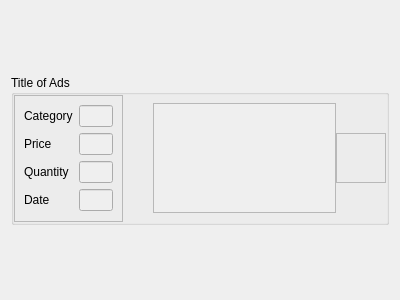
<?xml version="1.0" encoding="UTF-8"?>
<ui version="4.0">
 <class>AdsLayout</class>
 <widget class="QWidget" name="AdsLayout">
  <property name="geometry">
   <rect>
    <x>0</x>
    <y>0</y>
    <width>400</width>
    <height>300</height>
   </rect>
  </property>
  <property name="windowTitle">
   <string>Form</string>
  </property>
  <layout class="QHBoxLayout" name="horizontalLayout">
   <item>
    <widget class="QGroupBox" name="Box_Ads">
     <property name="minimumSize">
      <size>
       <width>0</width>
       <height>150</height>
      </size>
     </property>
     <property name="maximumSize">
      <size>
       <width>16777215</width>
       <height>150</height>
      </size>
     </property>
     <property name="title">
      <string>Title of Ads</string>
     </property>
     <layout class="QHBoxLayout" name="horizontalLayout_2">
      <property name="spacing">
       <number>0</number>
      </property>
      <property name="leftMargin">
       <number>0</number>
      </property>
      <property name="topMargin">
       <number>0</number>
      </property>
      <property name="rightMargin">
       <number>0</number>
      </property>
      <property name="bottomMargin">
       <number>0</number>
      </property>
      <item>
       <widget class="QFrame" name="frame_2">
        <property name="frameShape">
         <enum>QFrame::StyledPanel</enum>
        </property>
        <property name="frameShadow">
         <enum>QFrame::Raised</enum>
        </property>
        <layout class="QGridLayout" name="gridLayout">
         <item row="1" column="1">
          <widget class="QLineEdit" name="line_price">
           <property name="enabled">
            <bool>false</bool>
           </property>
           <property name="maximumSize">
            <size>
             <width>150</width>
             <height>22</height>
            </size>
           </property>
          </widget>
         </item>
         <item row="5" column="1">
          <widget class="QLineEdit" name="line_date">
           <property name="enabled">
            <bool>false</bool>
           </property>
           <property name="maximumSize">
            <size>
             <width>225</width>
             <height>16777215</height>
            </size>
           </property>
          </widget>
         </item>
         <item row="4" column="1">
          <widget class="QLineEdit" name="line_quantity">
           <property name="enabled">
            <bool>false</bool>
           </property>
           <property name="maximumSize">
            <size>
             <width>100</width>
             <height>22</height>
            </size>
           </property>
          </widget>
         </item>
         <item row="1" column="0">
          <widget class="QLabel" name="label_price">
           <property name="text">
            <string>Price</string>
           </property>
          </widget>
         </item>
         <item row="5" column="0">
          <widget class="QLabel" name="label_date">
           <property name="text">
            <string>Date</string>
           </property>
          </widget>
         </item>
         <item row="4" column="0">
          <widget class="QLabel" name="label_quantity">
           <property name="text">
            <string>Quantity</string>
           </property>
          </widget>
         </item>
         <item row="0" column="0">
          <widget class="QLabel" name="label_category">
           <property name="text">
            <string>Category</string>
           </property>
          </widget>
         </item>
         <item row="0" column="1">
          <widget class="QLineEdit" name="line_category">
           <property name="enabled">
            <bool>false</bool>
           </property>
           <property name="maximumSize">
            <size>
             <width>250</width>
             <height>22</height>
            </size>
           </property>
          </widget>
         </item>
        </layout>
       </widget>
      </item>
      <item>
       <spacer name="horizontalSpacer">
        <property name="orientation">
         <enum>Qt::Horizontal</enum>
        </property>
        <property name="sizeType">
         <enum>QSizePolicy::Fixed</enum>
        </property>
        <property name="sizeHint" stdset="0">
         <size>
          <width>30</width>
          <height>20</height>
         </size>
        </property>
       </spacer>
      </item>
      <item>
       <widget class="QTextEdit" name="text_description">
        <property name="enabled">
         <bool>false</bool>
        </property>
        <property name="minimumSize">
         <size>
          <width>0</width>
          <height>110</height>
         </size>
        </property>
        <property name="maximumSize">
         <size>
          <width>16777215</width>
          <height>110</height>
         </size>
        </property>
       </widget>
      </item>
      <item>
       <widget class="QFrame" name="frame">
        <property name="sizePolicy">
         <sizepolicy hsizetype="Fixed" vsizetype="Fixed">
          <horstretch>0</horstretch>
          <verstretch>0</verstretch>
         </sizepolicy>
        </property>
        <property name="minimumSize">
         <size>
          <width>50</width>
          <height>50</height>
         </size>
        </property>
        <property name="frameShape">
         <enum>QFrame::StyledPanel</enum>
        </property>
        <property name="frameShadow">
         <enum>QFrame::Raised</enum>
        </property>
        <widget class="QPushButton" name="Button_delete">
         <property name="geometry">
          <rect>
           <x>0</x>
           <y>0</y>
           <width>50</width>
           <height>50</height>
          </rect>
         </property>
         <property name="maximumSize">
          <size>
           <width>50</width>
           <height>50</height>
          </size>
         </property>
         <property name="styleSheet">
          <string notr="true"/>
         </property>
         <property name="text">
          <string/>
         </property>
         <property name="icon">
          <iconset theme="x">
           <normaloff>.</normaloff>.</iconset>
         </property>
         <property name="iconSize">
          <size>
           <width>22</width>
           <height>22</height>
          </size>
         </property>
         <property name="flat">
          <bool>true</bool>
         </property>
        </widget>
       </widget>
      </item>
     </layout>
    </widget>
   </item>
  </layout>
 </widget>
 <resources/>
 <connections/>
</ui>
